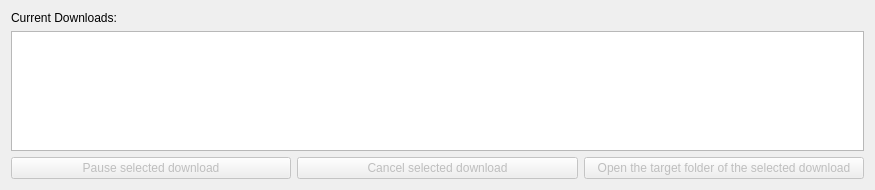
          <widget class="QWidget" name="scrollAreaWidgetContents">
           <property name="geometry">
            <rect>
             <x>0</x>
             <y>0</y>
             <width>875</width>
             <height>190</height>
            </rect>
           </property>
           <layout class="QGridLayout" name="gridLayout_5">
            <item row="1" column="0" colspan="3">
             <widget class="QTreeView" name="downloadTree">
              <property name="contextMenuPolicy">
               <enum>Qt::CustomContextMenu</enum>
              </property>
              <property name="alternatingRowColors">
               <bool>true</bool>
              </property>
              <property name="rootIsDecorated">
               <bool>false</bool>
              </property>
             </widget>
            </item>
            <item row="0" column="0" colspan="3">
             <widget class="QLabel" name="label_5">
              <property name="sizePolicy">
               <sizepolicy hsizetype="Preferred" vsizetype="Maximum">
                <horstretch>0</horstretch>
                <verstretch>0</verstretch>
               </sizepolicy>
              </property>
              <property name="font">
               <font>
                <family>Segoe UI</family>
               </font>
              </property>
              <property name="text">
               <string>Current Downloads:</string>
              </property>
             </widget>
            </item>
            <item row="2" column="2">
             <widget class="QPushButton" name="downloadOpen">
              <property name="enabled">
               <bool>false</bool>
              </property>
              <property name="text">
               <string>Open the target folder of the selected download</string>
              </property>
             </widget>
            </item>
            <item row="2" column="1">
             <widget class="QPushButton" name="downloadCancel">
              <property name="enabled">
               <bool>false</bool>
              </property>
              <property name="text">
               <string>Cancel selected download</string>
              </property>
             </widget>
            </item>
            <item row="2" column="0">
             <widget class="QPushButton" name="downloadPause">
              <property name="enabled">
               <bool>false</bool>
              </property>
              <property name="text">
               <string>Pause selected download</string>
              </property>
             </widget>
            </item>
           </layout>
          </widget>
